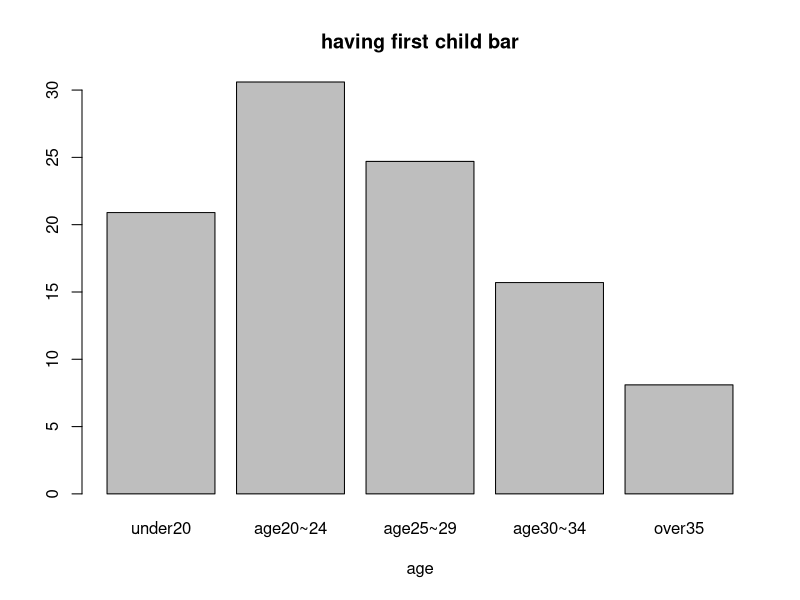
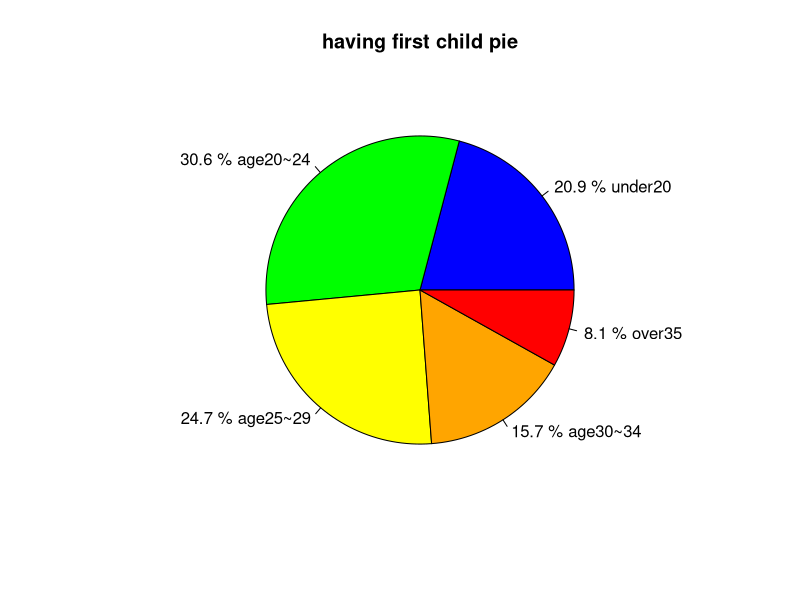
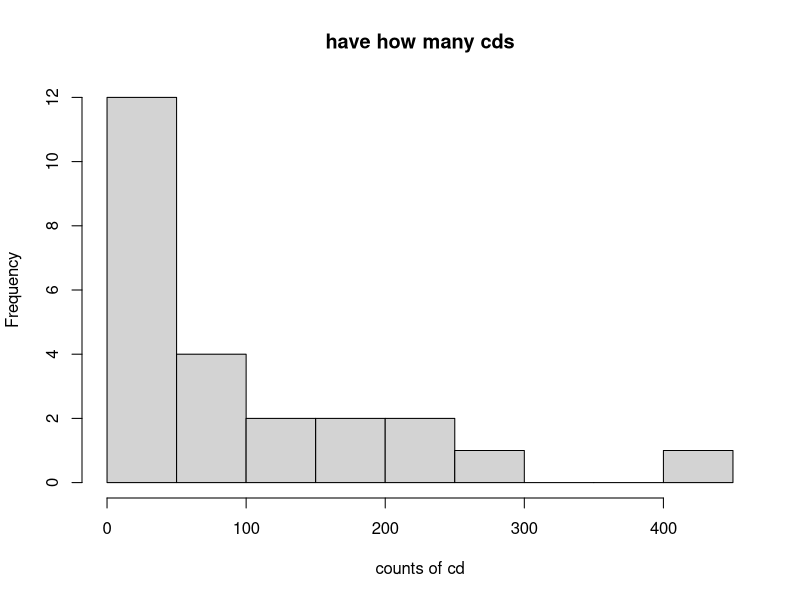
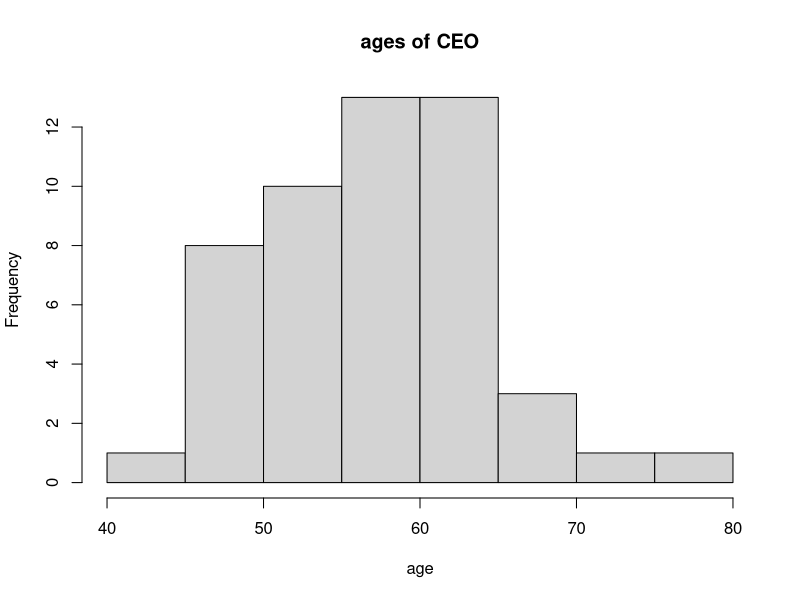
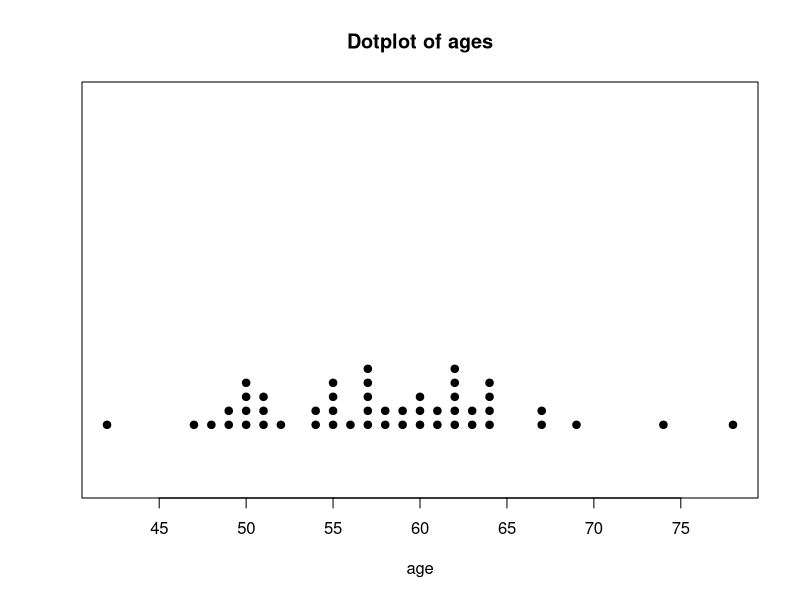
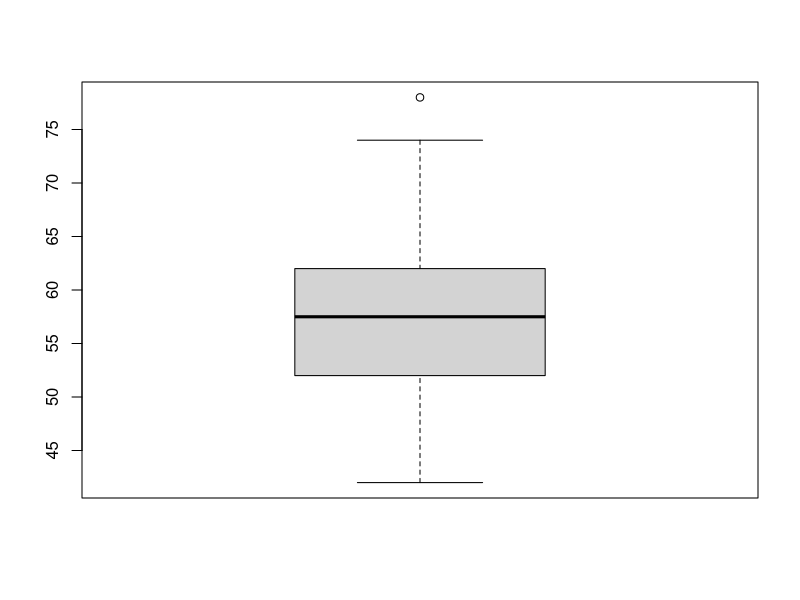
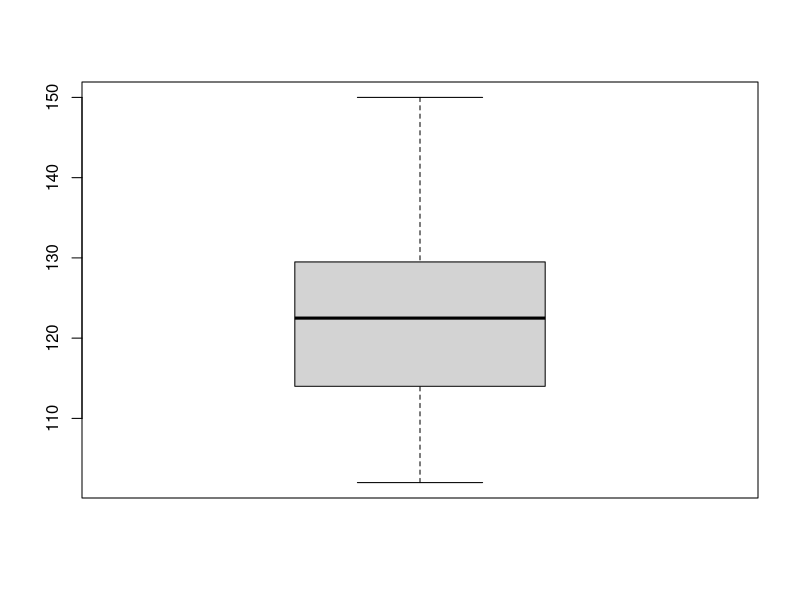
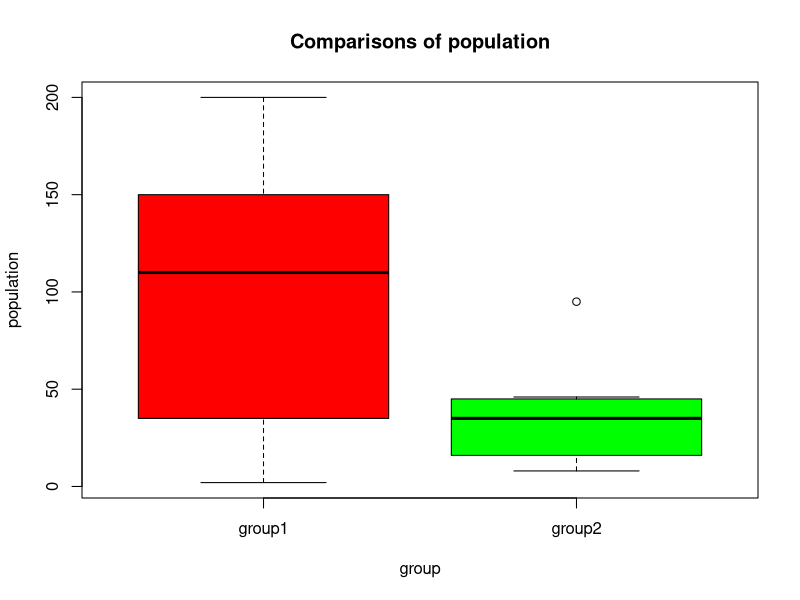

R code for these plots, in order:
## ---- chunk 1
getab=1700
all=2470
paste(round((getab/all)*100, 2), "%", sep="")
## ---- chunk 2
absb=1056
paste(round((absb/getab)*100, 2), "%", sep="")
## ---- chunk 3
getc=657
csb=300
paste(round((csb/getc)*100, 2), "%", sep="")
## ---- chunk 4
getdf=113
dsb=41
paste(round((dsb/getdf)*100, 2), "%", sep="")
## ---- chunk 5
age=c("under20","age20~24","age25~29","age30~34","over35")
per=c(20.9,30.6,24.7,15.7,8.1)
barplot(per,names.arg = age,xlab="age", main="having first child bar")
## ---- chunk 6
pie(per, labels = paste(per,"%",age), col=c("blue","green","yellow","orange","red"), main="having first child pie") 
## ---- chunk 7
cd=c(220,20,50,450,300,30,20,50,200,35,25,50,250,100,0,100,20,13,200,2,125,150,90,60)
stem(cd,scale=1)
hist(x=cd,breaks=10,xlab="counts of cd",main="have how many cds")
## ---- chunk 8
ages=c(42,47,48,49,49,50,50,50,50,51,51,51,52,54,54,55,55,55,55,56,57,57,57,57,57,58,58,59,59,60,60,60,61,61,62,62,62,62,62,63,63,64,64,64,64,67,67,69,74,78)
## ---- chunk 9
hist(ages, breaks=10, main="ages of CEO", xlab="age")
## ---- chunk 10
stem(ages, scale = 1)
## ---- chunk 11
stripchart(ages, method = "stack", offset = .7, at = .3, pch = 19,
           main = "Dotplot of ages", xlab = "age")
## ---- chunk 12
summary(ages)
## ---- chunk 13
boxplot(ages)
## ---- chunk 14
blood=c(110,123,132,150,127,118,102,122)
summary(blood)
## ---- chunk 15
median=122.5
## ---- chunk 16
lowerquartiles=116.0
upperquartiles=128.2
## ---- chunk 17
IQR=upperquartiles-lowerquartiles
IQR
## ---- chunk 18
dw=lowerquartiles-1.5*IQR
#min=102.0
dw
up=upperquartiles+1.5*IQR
#max=150.0
up
## ---- chunk 19
boxplot(blood)
## ---- chunk 20
group1=c(2,30,35,70,100,120,135,150,190,200)
group2=c(8,12,16,29,35,40,45,46,95)
## ---- chunk 21
summary(group1)
## ---- chunk 22
summary(group2)
## ---- chunk 23
max1=200
min1=2
max2=95
min2=8
range1=max1-min1
range2=max2-min2
range1
range2
range2<range1
## ---- chunk 24
all=list(group1=group1,group2=group2)
boxplot(all, col=(c("red","green")),main="Comparisons of population", xlab="group", ylab="population")

## ---- chunk 25
mean=70
sd1=5
sd2=15
mean+sd1
mean+sd2
## ---- chunk 26
mean=56
sd=2
## ---- chunk 27
mean-2*sd
## ---- chunk 28
mean+2*sd
## ---- chunk 29
mean+sd
